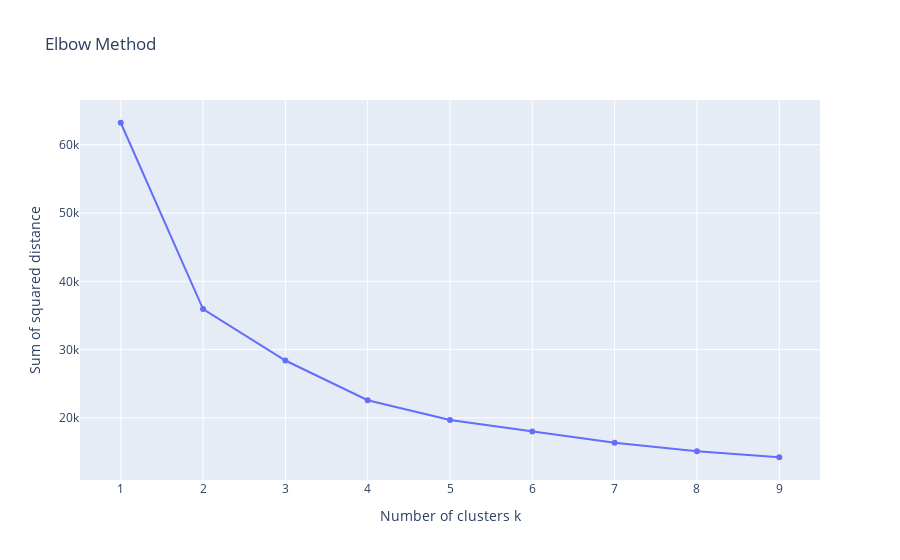

Here is the notebook cell this chart was saved with:
### Code cell
from sklearn.cluster import KMeans
import plotly.graph_objects as go

sse = []
list_k = list(range(1, 10))

for k in list_k:
    km = KMeans(n_clusters=k)
    km.fit(df_normalized)
    sse.append(km.inertia_)

fig = go.Figure(data=go.Scatter(x=list_k, y=sse, mode='lines+markers'))
fig.update_layout(title='Elbow Method', xaxis_title='Number of clusters k', yaxis_title='Sum of squared distance')
fig.show()

### Figure 1 — Plotly figure (JSON) as saved in the notebook; plotly's stock layout.template omitted (floating-point values rounded to 4 significant figures)
{"data": [{"mode": "lines+markers", "type": "scatter", "x": [1, 2, 3, 4, 5, 6, 7, 8, 9], "y": [63220.0, 35940.0, 28400.0, 22590.0, 19690.0, 18000.0, 16350.0, 15120.0, 14240.0]}], "layout": {"title": {"text": "Elbow Method"}, "xaxis": {"title": {"text": "Number of clusters k"}}, "yaxis": {"title": {"text": "Sum of squared distance"}}}}
